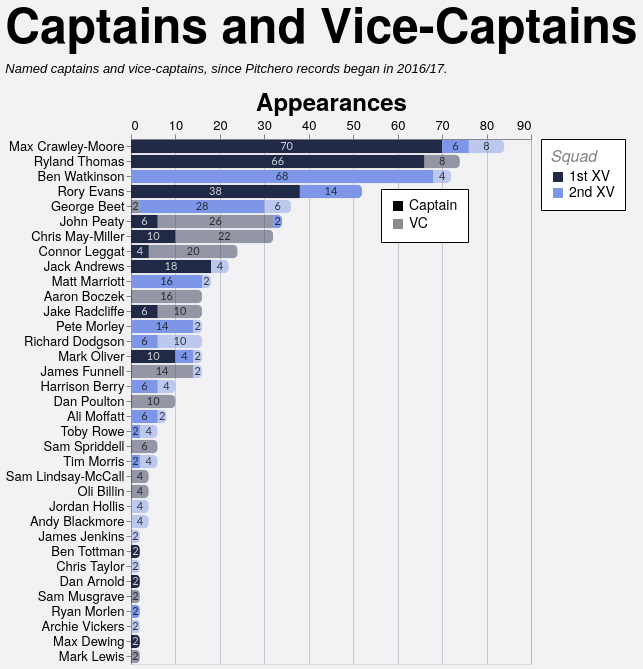

The specification (Vega-Lite) saved for this image:
### Vega-Lite specification from a JSON file in a GitHub repository (floating-point values rounded to 4 significant figures; data arrays with more than 128 entries replaced by an {"elided": "..."} marker saying what was removed)
{"config": {"axis": {"labelFont": "PT Sans Narrow, Helvetica Neue, Helvetica, Arial, sans-serif", "titleFont": "PT Sans Narrow, Helvetica Neue, Helvetica, Arial, sans-serif", "labelFontSize": 13, "titleFontSize": 24, "gridColor": "#202947", "gridOpacity": 0.2, "zindex": 1}, "text": {"font": "Lato, sans-serif"}, "bar": {"cornerRadiusEnd": 5}, "header": {"labelFont": "PT Sans Narrow, Helvetica Neue, Helvetica, Arial, sans-serif", "titleFont": "PT Sans Narrow, Helvetica Neue, Helvetica, Arial, sans-serif", "labelFontSize": 24, "titleFontSize": 28, "labelFontWeight": "bold", "orient": "left"}, "legend": {"labelFont": "PT Sans Narrow, Helvetica Neue, Helvetica, Arial, sans-serif", "titleFont": "PT Sans Narrow, Helvetica Neue, Helvetica, Arial, sans-serif", "labelFontSize": 14, "titleFontSize": 16, "titlePadding": 5, "fillColor": "white", "strokeColor": "black", "padding": 10, "titleFontWeight": "lighter", "titleFontStyle": "italic", "titleColor": "gray", "offset": 10}, "title": {"font": "PT Sans Narrow, Helvetica Neue, Helvetica, Arial, sans-serif", "fontSize": 48, "fontWeight": "bold", "anchor": "start", "align": "center", "titlePadding": 20, "subtitlePadding": 10, "subtitleFontSize": 13, "subtitleColor": "", "subtitleFontStyle": "italic", "offset": 15, "color": "black"}, "axisX": {"labelAngle": 0}, "facet": {"title": null, "header": null, "align": {"row": "each", "column": "each"}}, "resolve": {"scale": {"y": "independent", "facet": "independent"}}, "background": "#f2f1f4", "scale": {"offsetBandPaddingOuter": 0.2, "offsetBandPaddingInner": 0.1}}, "layer": [{"mark": {"type": "bar"}, "encoding": {"color": {"field": "squad", "legend": {"labelExpr": "datum.value + ' XV'", "orient": "right", "title": "Squad"}, "scale": {"domain": ["1st", "2nd"], "range": ["#202946", "#7d96e8"]}, "sort": ["1st", "2nd"], "type": "nominal"}, "opacity": {"field": "role", "legend": {"legendX": 250, "legendY": 50, "orient": "none", "title": null}, "scale": {"domain": ["Captain", "VC"], "range": [1.0, 0.45]}, "sort": ["Captain", "VC"], "type": "nominal"}, "order": {"field": "stack_order", "sort": "ascending", "type": "quantitative"}, "tooltip": [{"field": "player", "title": "Player", "type": "nominal"}, {"field": "squad", "title": "Squad", "type": "nominal"}, {"field": "role", "title": "Role", "type": "nominal"}, {"field": "games_agg", "title": "Games", "type": "quantitative"}], "x": {"axis": {"orient": "top", "title": "Appearances"}, "field": "games_agg", "stack": "zero", "type": "quantitative"}, "y": {"field": "player", "sort": {"field": "player_total", "op": "max", "order": "descending"}, "title": null, "type": "nominal"}}, "transform": [{"aggregate": [{"op": "sum", "field": "games", "as": "games_agg"}, {"op": "max", "field": "player_total", "as": "player_total"}], "groupby": ["player", "squad", "role", "stack_order"]}]}, {"mark": {"type": "text", "align": "center", "baseline": "middle", "fontSize": 11, "opacity": 0.8}, "encoding": {"color": {"field": "label_color", "legend": null, "scale": null, "type": "nominal"}, "text": {"field": "games_agg", "format": ".0f", "type": "quantitative"}, "x": {"field": "x_mid", "type": "quantitative"}, "y": {"field": "player", "sort": {"field": "player_total", "op": "max", "order": "descending"}, "title": null, "type": "nominal"}}, "transform": [{"aggregate": [{"op": "sum", "field": "games", "as": "games_agg"}, {"op": "max", "field": "player_total", "as": "player_total"}], "groupby": ["player", "squad", "role", "stack_order"]}, {"groupby": ["player"], "stack": "games_agg", "sort": [{"field": "stack_order", "order": "ascending"}], "as": ["x0", "x1"]}, {"calculate": "(datum.x0 + datum.x1) / 2", "as": "x_mid"}, {"calculate": "datum.squad === '1st' && datum.role === 'Captain' ? '#ffffff' : '#111111'", "as": "label_color"}]}], "data": {"name": "data-00c75a9db0d1f306ec80621259e4ebc7"}, "height": {"step": 15}, "title": {"text": "Captains and Vice-Captains", "subtitle": "Named captains and vice-captains, since Pitchero records began in 2016/17."}, "transform": [{"joinaggregate": [{"op": "sum", "field": "games", "as": "player_total"}], "groupby": ["player"]}], "width": 400, "$schema": "https://vega.github.io/schema/vega-lite/v5.20.1.json", "datasets": {"data-00c75a9db0d1f306ec80621259e4ebc7": {"elided": "197 records"}}}
